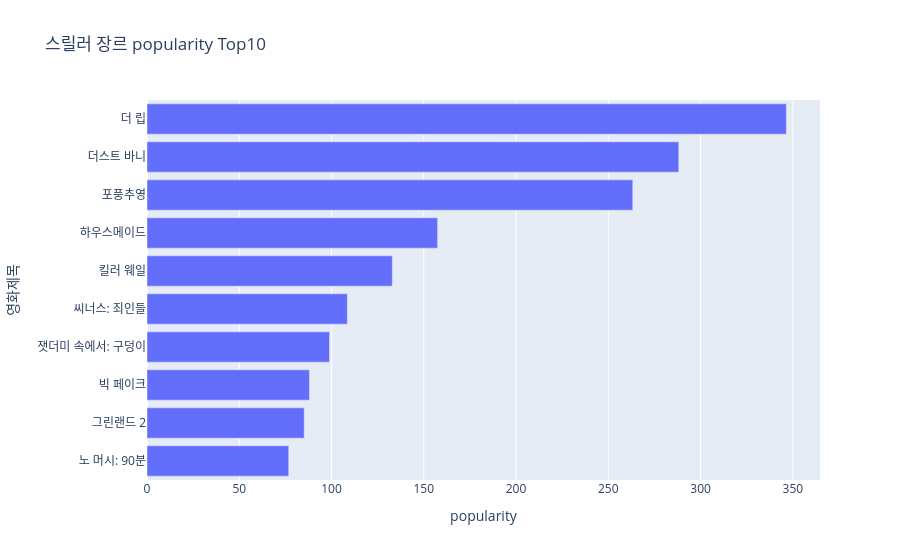

This figure's notebook cell:
### Markdown cell above
- [12, 15, 18 ,20, 22, 25, 30, 35, 40, 100]
- 일반적으로 데이터를 분석 평균 // 중앙값 (물리적인 가운데 값)
-mudian = 중앙값
-하위 50% = 12, 15, 18 ,20, 22
-하위 50% 중앙값 = 1사분위 =Q1 = 18(하위 25%)
-상위 50% = 25, 30, 35, 40, 100
-상위 50% 중앙값 = 3사분위 =Q3 = 35(상위 25%)
-IQR = Interquartile Range = 중앙값 기준 퍼짐정도
-IQR = Q3 - Q1 = 35-18 = 17
-Lower Fence = 하한치 = Q1 - IQR x 1.5  | 18 - 17 x 1.5 = 18 - 25.5 = -7.5 
-Upper Fence = 상한치 = Q3 + IQR x 1.5  | 35 + 17 x 1.5 = 35 + 25.5 = 60.5
-min = 12
-max = 40(상한치를 벗어나지 않은 최고치)
-이상치 = 100 = Outlier
-mean = 12 + 15 + 18 + 20 + 22 + 25 + 30 + 35 + 40 + 100 / 10 =>평균 = 31.7
       -19.7 -16.7 -13.7 -11.7 -9.7 -6.7 -1.7 8.3 68.3
-편차 = 평균에서의 차이 (평균으로 부터 대체적으로 얼만큼 떨어졌있는가?)
-제곱편차 = 뭐든 값을 제곱해
-제곱편차 /10 = 모(집단)분산 = 587.81 => 10개라는 데이터가 확실하게 고정
-제곱편차 /9 = n - 1 = 표(본)분산 = 653.12 => 1000만개 -> 과소추정법칙
-루트 587.81 = 24.24
-루트 653.12 = 25.55

### Code cell
import plotly.express as px

TARGET_GENRE = "스릴러"
TOP_N = 10

tmp = df_g[df_g["genre"] == TARGET_GENRE].copy()
tmp = tmp.dropna(subset=["popularity"])
tmp = tmp.sort_values("popularity", ascending=False).head(TOP_N)

fig = px.bar(
    tmp.sort_values("popularity"),
    x = "popularity",
    y = "title",
    hover_data = ["vote_average", "vote_count", "original_language"],
    title=f"{TARGET_GENRE} 장르 popularity Top{TOP_N}"

     
)

fig.update_layout(xaxis_title = "popularity", yaxis_title="영화제목")
fig.show()

### Figure 1 — Plotly figure (JSON) as saved in the notebook; plotly's stock layout.template omitted (floating-point values rounded to 4 significant figures)
{"data": [{"alignmentgroup": "True", "customdata": [[6.785, 65, "en"], [6.5, 104, "en"], [6.5, 68, "it"], [3.846, 13, "ar"], [7.481, 3408, "en"], [5.631, 42, "en"], [7.102, 542, "en"], [7.195, 347, "zh"], [6.564, 128, "en"], [7.033, 842, "en"]], "hovertemplate": "popularity=%{x}<br>title=%{y}<br>vote_average=%{customdata[0]}<br>vote_count=%{customdata[1]}<br>original_language=%{customdata[2]}<extra></extra>", "legendgroup": "", "marker": {"color": "#636efa", "pattern": {"shape": ""}}, "name": "", "offsetgroup": "", "orientation": "h", "showlegend": false, "textposition": "auto", "type": "bar", "x": [76.81, 85.19, 88.05, 98.93, 108.6, 132.9, 157.5, 263.2, 288.2, 346.5], "xaxis": "x", "y": ["노 머시: 90분", "그린랜드 2", "빅 페이크", "잿더미 속에서: 구덩이", "씨너스: 죄인들", "킬러 웨일", "하우스메이드", "포풍추영", "더스트 바니", "더 립"], "yaxis": "y"}], "layout": {"barmode": "relative", "legend": {"tracegroupgap": 0}, "title": {"text": "스릴러 장르 popularity Top10"}, "xaxis": {"anchor": "y", "domain": [0, 1], "title": {"text": "popularity"}}, "yaxis": {"anchor": "x", "domain": [0, 1], "title": {"text": "영화제목"}}}}
